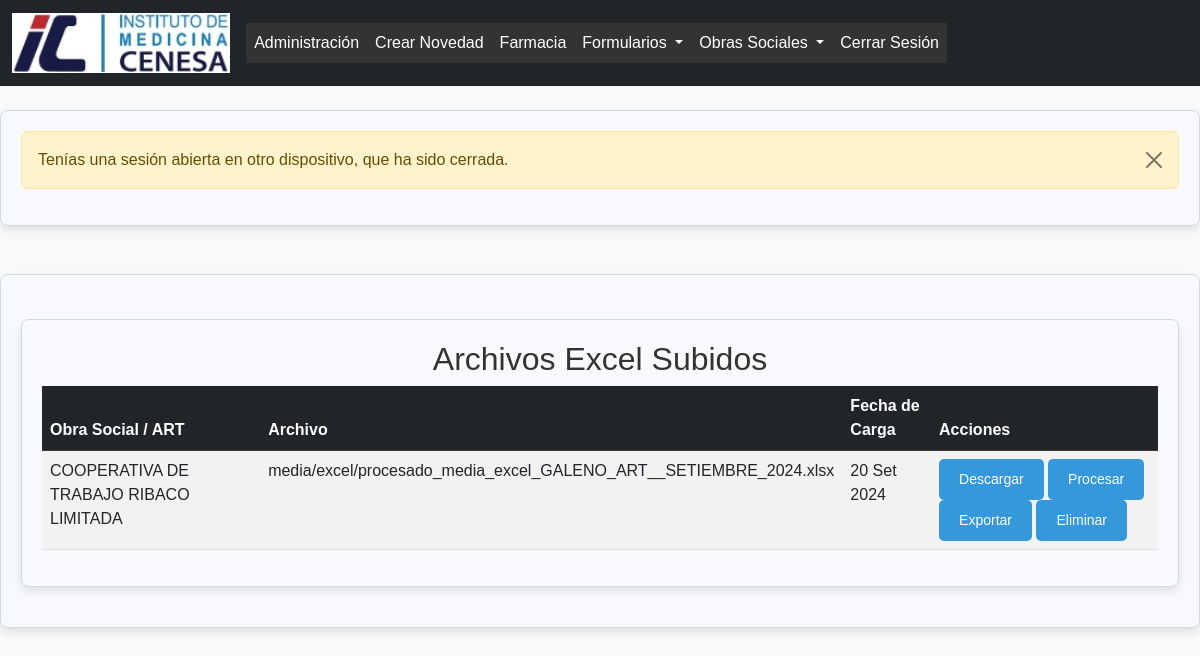
Before: /listar-archivos/ (signed in) with the older database file.
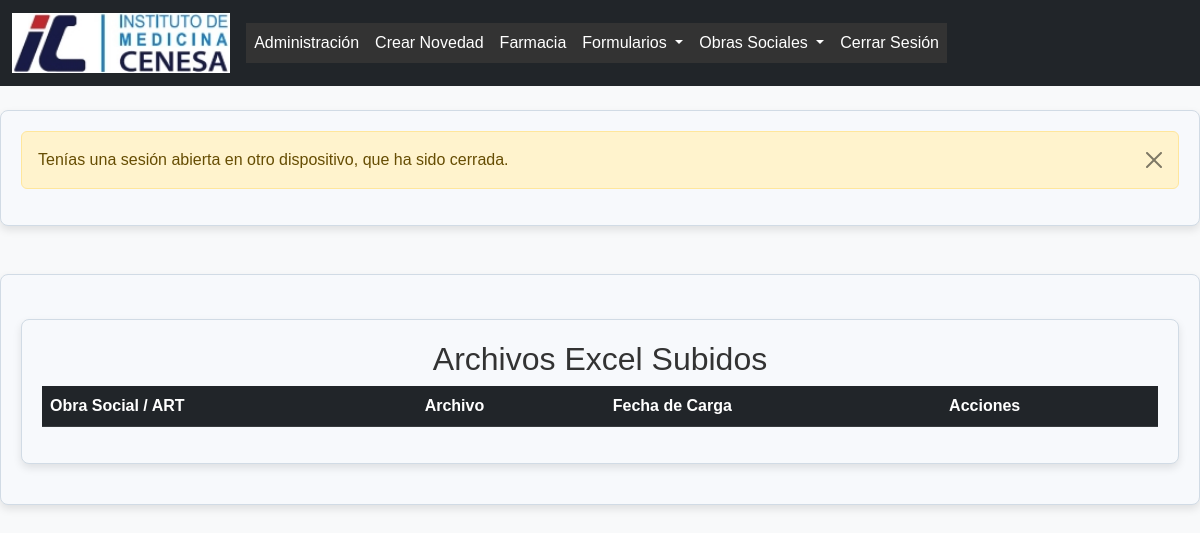
After: the same page with the newer database file.
### formularios/models.py (models this page shows, shortened)
class ArchivoExcel(models.Model):
    obra_social = models.ForeignKey(ObraSocial, on_delete=models.CASCADE, related_name="archivos")
    archivo = models.FileField(upload_to='media/excel')
    fecha_carga = models.DateField(auto_now_add=True)

class ObraSocial(models.Model):
    codigo = models.CharField(max_length=100, unique=True)
    siglas = models.CharField(max_length=100, default='N/A')
    nombre = models.CharField(max_length=255)

### formularios/views.py (the view)
# urls.py: path('listar-archivos/', views.listar_archivos, name='listar_archivos'),
@login_required
@staff_member_required
def listar_archivos(request):
    archivos = ArchivoExcel.objects.all()
    return render(request, 'Valores/listar_archivos.html', {'archivos': archivos})

### formularios/templates/valores/listar_archivos.html (shortened to what this page needs)
{% extends 'base.html' %}
{% block content %}
<div class="container mt-4">
    <h2 class="text-center">Archivos Excel Subidos</h2>
    <div class="table-responsive">
        <table class="table table-striped table-hover">
            <thead class="table-dark">
                <tr>
                    <th>Obra Social / ART</th>
                    <th>Archivo</th>
                    <th>Fecha de Carga</th>
                    <th>Acciones</th>
                </tr>
            </thead>
            <tbody>
                {% for archivo in archivos %}
                <tr>
                    <td>{{ archivo.obra_social.nombre }}</td>
                    <td>{{ archivo.archivo.name }}</td>
                    <td>{{ archivo.fecha_carga|date:"d M Y" }}</td>
                    <td>
                        <a href="{{ archivo.archivo.url }}" class="btn btn-info btn-sm" download>
                             Descargar
                        </a>
                        <a href="{% url 'procesar_excel' archivo.id %}" class="btn btn-warning btn-sm">
                             Procesar
                        </a>
                        <a href="{% url 'exportar_valores_procesados' archivo.id %}" class="btn btn-success btn-sm">
                             Exportar
                        </a>
                        <a href="{% url 'eliminar_archivo_excel' archivo.id %}" class="btn btn-danger btn-sm" onclick="return confirm('¿Estás seguro de que deseas eliminar este archivo? Esta acción no se puede deshacer.')">
                             Eliminar
                        </a>
                    </td>
                </tr>
                {% endfor %}
            </tbody>
        </table>
    </div>
</div>
{% endblock %}

Changed rows visible on the page:
removed ArchivoExcel: obra_social.nombre "COOPERATIVA DE TRABAJO RIBACO LIMITADA", archivo.name "media/excel/procesado_media_excel_GALENO_ART__SETIEMBRE_2024.xlsx", fecha_carga "20 Set 2024"
